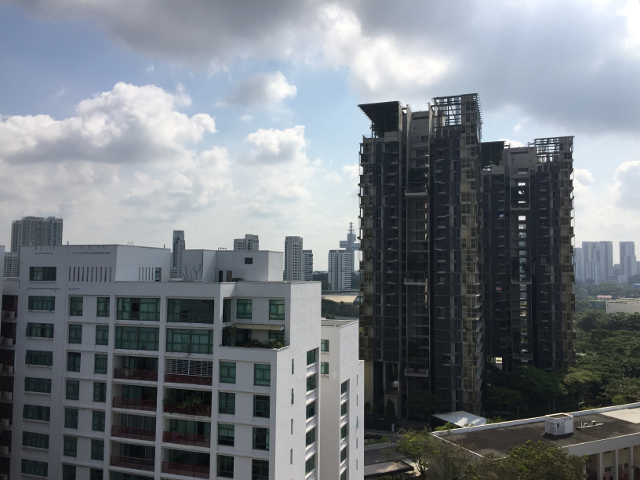
%> input picture Part2/im02.jpg, 640 x 480 px
$ octave siftTest.m   (GNU Octave 9; MATLAB toolbox functions it lacks are replaced by stand-ins)
%> lines starting %> are read from the running program, lines starting %| are printed output that depends on the picture
### Part2/SIFT.m
function Descriptors = SIFT(inputImage, Octaves, Scales, Sigma)
% This function is to extract sift features from a given image

    %% Setting Variables.
    Sigmas = sigmas(Octaves,Scales,Sigma);
    ContrastThreshhold = 7.68;
    rCurvature = 10;
    G = cell(1,Octaves); % Gaussians
    D = cell(1,Octaves); % DoG
    GO = cell(1,Octaves); % Gradient Orientation
    GM = cell(1,Octaves); % Gradient Scale
    P = [];
    Descriptors = {}; % Key Points

    %% Calculating Gaussians
    for o = 1:Octaves
        [row,col] = size(inputImage);
        temp = zeros(row,col,Scales);
        for s=1:Scales
            temp(:,:,s) = imgaussfilt(inputImage,Sigmas(o,s));
        end
        G(o) = {temp};
        inputImage = inputImage(2:2:end,2:2:end);
    end

    %% Calculating DoG
    for o=1:Octaves
        images = cell2mat(G(o));
        [row,col,Scales] = size(images);
        temp = zeros([row,col,Scales-1]);
        for s=1:Scales-1
            temp(:,:,s) = images(:,:,s+1) - images(:,:,s);
        end
        D(o) = {temp};
    end

    %% Calculating orientation of gradient in each scale
    for o = 1:Octaves
        images = cell2mat(G(o));
        [row,col,Scales] = size(images);
        tempO = zeros([row,col,Scales]);
        tempM = zeros([row,col,Scales]);
        for s = 1:Scales
            [tempM(:,:,s),tempO(:,:,s)] = imgradient(images(:,:,s));
        end
        GO(o) = {tempO};
        GM(o) = {tempM};
    end

    %% Extracting Key Points
    for o=1:Octaves
        images = cell2mat(D(o));
        GradientOrientations = cell2mat(GO(o));
        GradientMagnitudes = cell2mat(GM(o));
        [row,col,Scales] = size(images);
        for s=2:Scales-1
            % Weight for gradient vectors
            weights = gaussianKernel(Sigmas(o,s));
            radius = (length(weights)-1)/2;
            for y=14:col-12
                for x=14:row-12
                    sub = images(x-1:x+1,y-1:y+1,s-1:s+1);
                    if sub(2,2,2) > max([sub(1:13),sub(15:end)]) || sub(2,2,2) < min([sub(1:13),sub(15:end)])
                        % Getting rid of bad Key Points
                        if abs(sub(2,2,2)) < ContrastThreshhold
                            % Low contrast.
                            continue
                        else
                            % Calculating trace and determinant of hessian
                            % matrix.
                            Dxx = sub(1,2,2)+sub(3,2,2)-2*sub(2,2,2);
                            Dyy = sub(2,1,2)+sub(2,3,2)-2*sub(2,2,2);
                            Dxy = sub(1,1,2)+sub(3,3,2)-2*sub(1,3,2)-2*sub(3,1,2);
                            trace = Dxx+Dyy;
                            determinant = Dxx*Dyy-Dxy*Dxy;
                            curvature = trace*trace/determinant;
                            if curvature > (rCurvature+1)^2/rCurvature
                                % Not a corner.
                                continue
                            end
                        end
                        %% Calculating orientation and magnitude of pixels at key point vicinity
                        % Fixing overflow key points near corners and edges
                        % of image.
                        a=0;b=0;c=0;d=0;
                        if x-1-radius < 0;a = -(x-1-radius);end
                        if y-1-radius < 0;b = -(y-1-radius);end
                        if row-x-radius < 0;c = -(row-x-radius);end
                        if col-y-radius < 0;d = -(col-y-radius);end
                        tempMagnitude = GradientMagnitudes(x-radius+a:x+radius-c,y-radius+b:y+radius-d,s).*weights(1+a:end-c,1+b:end-d);
                        tempOrientation = GradientOrientations(x-radius+a:x+radius-c,y-radius+b:y+radius-d,s);
                        [wRows, wCols] = size(tempMagnitude);
                        % 36 bin histogram generation.
                        gHist = zeros(1,36);
                        for i = 1:wRows
                            for j = 1:wCols
                                % Converting orientation calculation window
                                temp = tempOrientation(i,j);
                                if temp < 0
                                    temp = 360 + temp;
                                end
                                bin = floor(temp/10)+1;
                                gHist(bin) = gHist(bin) + tempMagnitude(i,j);
                            end
                        end
                        %% Extracting keypoint coordinates
                        % TODO: Interpolation for X and Y value to get
                        % subpixel accuracy.
                        %% Extracting keypoint orientation
                        % Marking 80% Threshold
                        orientationThreshold = max(gHist(:))*4/5;
                        tempP = [];
                        for i=1:length(gHist)
                            if gHist(i) > orientationThreshold
                                % Connrection both ends of the histogram
                                % for interpolation
                                if i-1 <= 0
                                    X = 0:2;
                                    Y = gHist([36,1,2]);
                                elseif i+1 > 36
                                    X = 35:37;
                                    Y = gHist([35,36,1]);
                                else
                                    X = i-1:i+1;
                                    Y = gHist(i-1:i+1);
                                end
                                % interpolation of Orientation.
                                dir = interpolateExterma([X(1),Y(1)],[X(2),Y(2)],[X(3),Y(3)])*10; % Orientation
                                mag = gHist(i); % Size
                                % Filtering points with the same
                                % orientation.
                                if ismember(dir,tempP(5:6:end)) == false
                                    tempP = [tempP,x,y,o,s,dir,mag];
                                end
                            end
                        end
                        P = [P,tempP];
                    end
                end
            end
        end
    end

    %% Creating feature Descriptors
    % TODO: Extract Descriptors
    weights = gaussianKernel(Sigmas(o,s),13);
    weights = weights(1:end-1,1:end-1);
    for i = 1:6:length(P)
        x = P(i);
        y = P(i+1);
        oct = P(i+2);
        scl = P(i+3);
        dir = P(i+4);
        mag = P(i+5);
        directions = cell2mat(GO(oct));
        directions = directions(x-13:x+12,y-13:y+12,scl);
        magnitudes = cell2mat(GM(oct));
        magnitudes = magnitudes(x-13:x+12,y-13:y+12,scl).*weights;
        descriptor = [];
        for m = 5:4:20
            for n = 5:4:20
                hist = zeros(1,8);
                for o = 0:3
                    for p = 0:3
                        [newx,newy] = rotateCoordinates(m+o,n+p,13,13,-dir);
                        % Creating 8 bin histogram.
                        hist(categorizeDirection8(directions(newx,newy))) = magnitudes(newx,newy);
                    end
                end
                descriptor = [descriptor, hist];
            end
        end
        descriptor = descriptor ./ norm(descriptor,2);
        for j =1:128
            if descriptor(j) > 0.2
                descriptor(j) = 0.2;
            end
        end
        descriptor = descriptor ./ norm(descriptor,2);
        % Creating keypoint object
        kp = KeyPoint;
        kp.Coordinates = [x*2^(oct-1),y*2^(oct-1)];
        kp.Magnitude = mag;
        kp.Direction = dir;
        kp.Descriptor = descriptor;
        kp.Octave = oct;
        kp.Scale = scl;
        Descriptors(end+1) = {kp};
    end
end

%% Function to extract Sigma values
function matrix = sigmas(octave,scale,sigma)
% Function to calculate Sigma values for different Gaussians
    matrix = zeros(octave,scale);
    k = sqrt(2);
    for i=1:octave
        for j=1:scale
            matrix(i,j) = i*k^(j-1)*sigma;
        end
    end
end

%% Calculating Gaussian value given SD
% [18 lines left out: function gaussianKernel, not called in this run]

%% Interpolation - Fiting a parabola into 3 points and extracting more exact Exterma
% [7 lines left out: function interpolateExterma, not called in this run]

%% Function to assign bins to orientations
% 8 bin assignment
% [19 lines left out: function categorizeDirection8, not called in this run]

%% Rotating coordinates
% [9 lines left out: function rotateCoordinates, not called in this run]

### Part2/siftTest.m

image = imread('im02.jpg');
%> image is the input picture: size 480x640x3 uint8; mean R, G, B 118.6, 124.4, 130.5
image = double(rgb2gray(image));
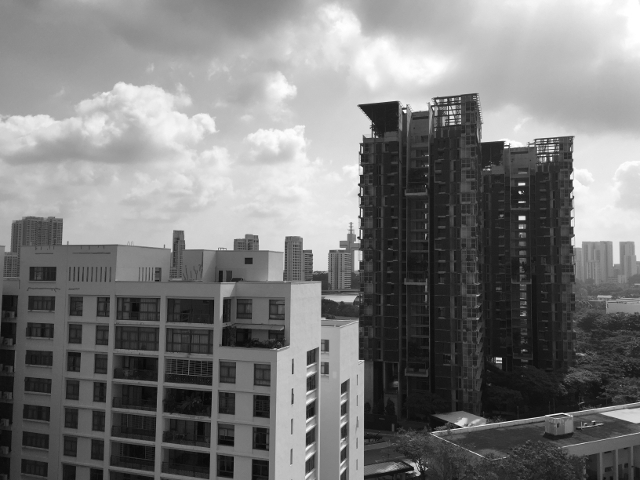
%> image: size 480x640 double; min 5, max 255, mean 123.4

keyPoints = SIFT(image,5,5,1.6);
%> the loop in SIFT, `for o = 1:Octaves` made 5 passes
%> pass 1, in SIFT, `inputImage = inputImage(2:2:end,2:2:end);`:
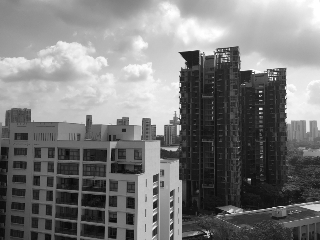
%> inputImage: size 240x320 double; min 5, max 255, mean 123.3
%> pass 2, in SIFT, `inputImage = inputImage(2:2:end,2:2:end);`:
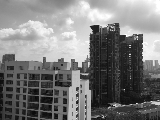
%> inputImage: size 120x160 double; min 5, max 255, mean 123.2
%> pass 3, in SIFT, `inputImage = inputImage(2:2:end,2:2:end);`:
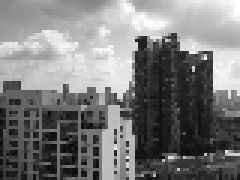
%> inputImage: size 60x80 double (shown 3 times larger); min 8, max 255, mean 123.3
%> after the loop in SIFT, `for o = 1:Octaves`: G = 5 items
%> the loop in SIFT, `for o=1:Octaves` made 5 passes
%> (row, col) on passes 1 to 3: (480, 640), (240, 320), (120, 160)
%> after the loop in SIFT, `for o=1:Octaves`:
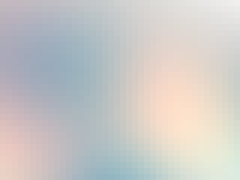
%> temp: size 30x40x4 double (shown 6 times larger); mean R, G, B, A 0.894, 0.201, -0.343, -0.852; transparent parts drawn white
%> the loop in SIFT, `for o = 1:Octaves` made 1 pass
%> (row, col, Scales) on pass 1: (480, 640, 5)
%> the run ends on the next line

$ run again, with Part2/im01.jpg copied over Part2/im02.jpg
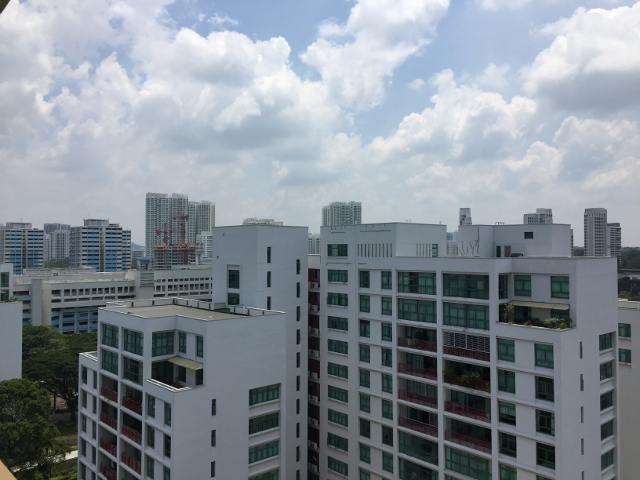
%> input picture Part2/im01.jpg, 640 x 480 px
%> image is the input picture: size 480x640x3 uint8; mean R, G, B 132.5, 140.9, 148.8
%> image: size 480x640 double
%> the loop in SIFT, `for o = 1:Octaves` made 5 passes
%> pass 1, in SIFT, `inputImage = inputImage(2:2:end,2:2:end);`:
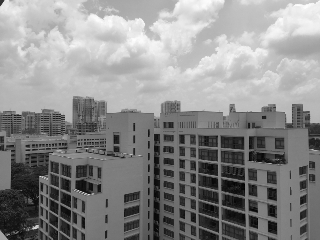
%> inputImage: size 240x320 double; min 0, max 253, mean 139.2
%> after the loop in SIFT, `for o = 1:Octaves`: G = 5 items
%> the loop in SIFT, `for o=1:Octaves` made 5 passes
%> (row, col) on passes 1 to 3: (480, 640), (240, 320), (120, 160)
%> after the loop in SIFT, `for o=1:Octaves`:
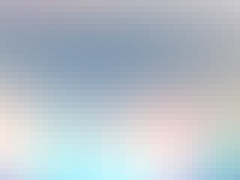
%> temp: size 30x40x4 double (shown 6 times larger); mean R, G, B, A 1.71, 3.23, 4.93, 6.16; transparent parts drawn white
%> the loop in SIFT, `for o = 1:Octaves` made 1 pass
%> (row, col, Scales) on pass 1: (480, 640, 5)

$ run again, with Part2/im03.jpg copied over Part2/im02.jpg
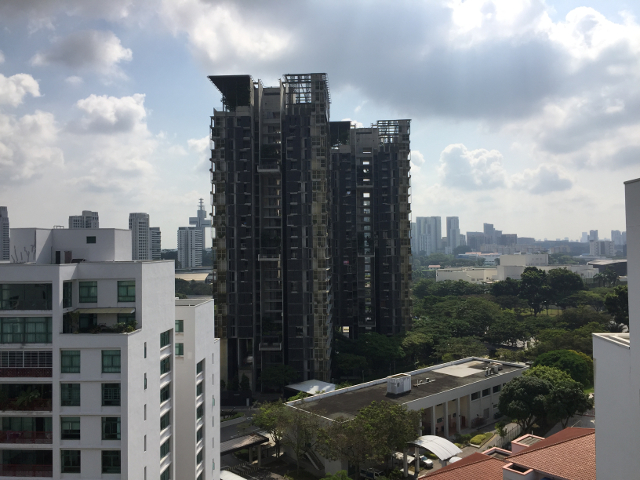
%> input picture Part2/im03.jpg, 640 x 480 px
%> image is the input picture: size 480x640x3 uint8; mean R, G, B 119.9, 124.1, 127.2
%> image: size 480x640 double
%> the loop in SIFT, `for o = 1:Octaves` made 5 passes
%> pass 1, in SIFT, `inputImage = inputImage(2:2:end,2:2:end);`:
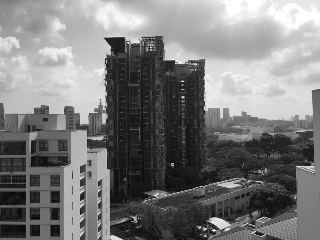
%> inputImage: size 240x320 double; min 5, max 255, mean 123.1
%> after the loop in SIFT, `for o = 1:Octaves`: G = 5 items
%> the loop in SIFT, `for o=1:Octaves` made 5 passes
%> (row, col) on passes 1 to 3: (480, 640), (240, 320), (120, 160)
%> after the loop in SIFT, `for o=1:Octaves`:
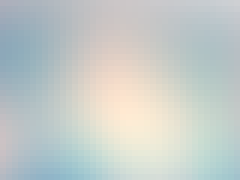
%> temp: size 30x40x4 double (shown 6 times larger); mean R, G, B, A 3.2, 5.1, 4.6, 3.2; transparent parts drawn white
%> the loop in SIFT, `for o = 1:Octaves` made 1 pass
%> (row, col, Scales) on pass 1: (480, 640, 5)

$ run again, with Part2/im04.jpg copied over Part2/im02.jpg
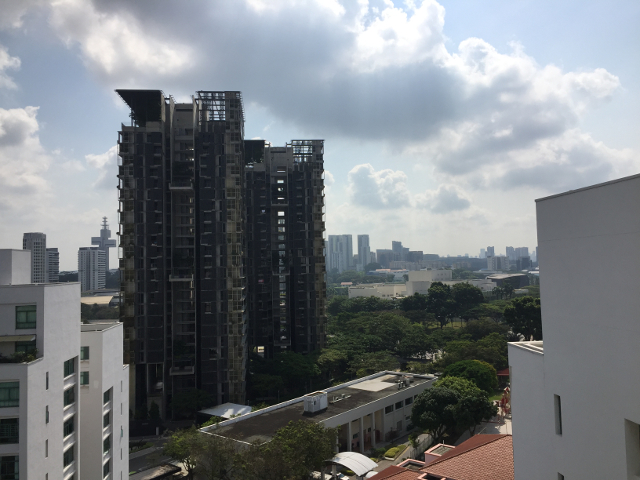
%> input picture Part2/im04.jpg, 640 x 480 px
%> image is the input picture: size 480x640x3 uint8; mean R, G, B 120.2, 124.8, 128.8
%> image: size 480x640 double
%> the loop in SIFT, `for o = 1:Octaves` made 5 passes
%> pass 1, in SIFT, `inputImage = inputImage(2:2:end,2:2:end);`:
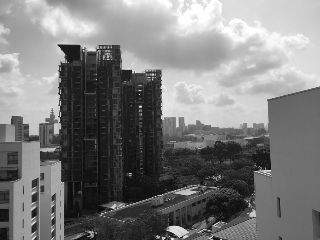
%> inputImage: size 240x320 double; min 7, max 255, mean 123.8
%> after the loop in SIFT, `for o = 1:Octaves`: G = 5 items
%> the loop in SIFT, `for o=1:Octaves` made 5 passes
%> (row, col) on passes 1 to 3: (480, 640), (240, 320), (120, 160)
%> after the loop in SIFT, `for o=1:Octaves`:
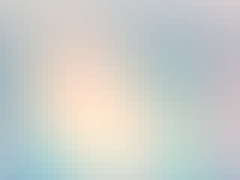
%> temp: size 30x40x4 double (shown 6 times larger); mean R, G, B, A 2.4, 3, 2, 0.4; transparent parts drawn white
%> the loop in SIFT, `for o = 1:Octaves` made 1 pass
%> (row, col, Scales) on pass 1: (480, 640, 5)
